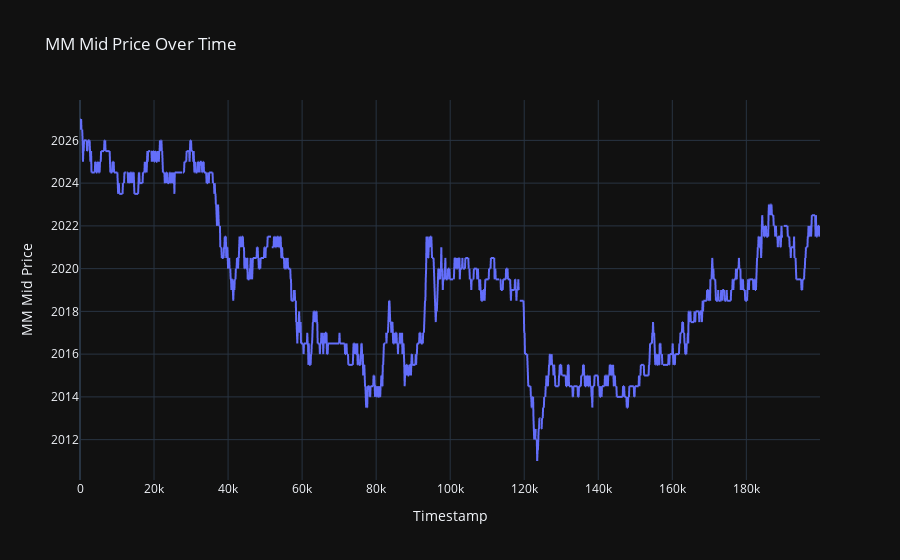

The code cell stored with this chart in its notebook:
### Code cell
# Create the plot using Plotly Express
fig = px.line(KELP_data, x='timestamp', y='mm_mid', title='MM Mid Price Over Time')

# Customize the layout
fig.update_layout(
    xaxis_title='Timestamp',
    yaxis_title='MM Mid Price',
)

# Display the plot
fig.show()

### Figure 1 — Plotly figure (JSON) as saved in the notebook; plotly's stock layout.template omitted (floating-point values rounded to 4 significant figures; data arrays with more than 128 entries replaced by an {"elided": "..."} marker saying what was removed)
{"data": [{"hovertemplate": "timestamp=%{x}<br>mm_mid=%{y}<extra></extra>", "legendgroup": "", "line": {"color": "#636efa", "dash": "solid"}, "marker": {"symbol": "circle"}, "mode": "lines", "name": "", "showlegend": false, "x": {"elided": "2000 int values"}, "xaxis": "x", "y": {"elided": "2000 float values"}, "yaxis": "y", "type": "scattergl"}], "layout": {"xaxis": {"anchor": "y", "domain": [0.0, 1.0], "title": {"text": "Timestamp"}}, "yaxis": {"anchor": "x", "domain": [0.0, 1.0], "title": {"text": "MM Mid Price"}}, "legend": {"tracegroupgap": 0}, "title": {"text": "MM Mid Price Over Time"}}}
